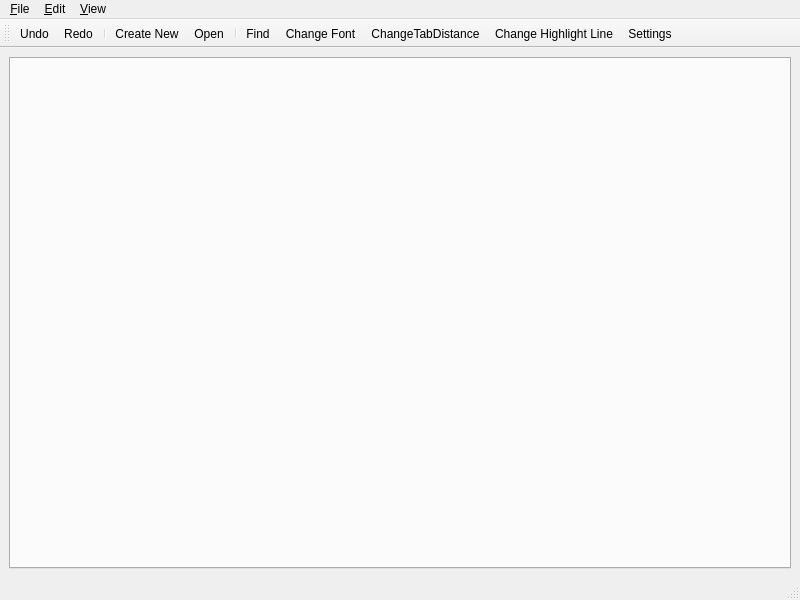
<?xml version="1.0" encoding="UTF-8"?>
<ui version="4.0">
 <class>MainWindow</class>
 <widget class="QMainWindow" name="MainWindow">
  <property name="geometry">
   <rect>
    <x>0</x>
    <y>0</y>
    <width>800</width>
    <height>600</height>
   </rect>
  </property>
  <property name="windowTitle">
   <string>MainWindow</string>
  </property>
  <property name="animated">
   <bool>true</bool>
  </property>
  <property name="documentMode">
   <bool>false</bool>
  </property>
  <widget class="QWidget" name="centralwidget">
   <property name="layoutDirection">
    <enum>Qt::LayoutDirection::LeftToRight</enum>
   </property>
   <layout class="QGridLayout" name="gridLayout">
    <item row="0" column="0">
     <widget class="QTabWidget" name="tabWidget">
      <property name="currentIndex">
       <number>-1</number>
      </property>
     </widget>
    </item>
   </layout>
  </widget>
  <widget class="QMenuBar" name="menubar">
   <property name="geometry">
    <rect>
     <x>0</x>
     <y>0</y>
     <width>800</width>
     <height>21</height>
    </rect>
   </property>
   <widget class="QMenu" name="menu_File">
    <property name="title">
     <string>&amp;File</string>
    </property>
    <addaction name="actionCreateNew"/>
    <addaction name="actionOpen"/>
    <addaction name="actionPrint"/>
   </widget>
   <widget class="QMenu" name="menu_Edit">
    <property name="title">
     <string>&amp;Edit</string>
    </property>
    <addaction name="actionUndo"/>
    <addaction name="actionRedo"/>
   </widget>
   <widget class="QMenu" name="menu_View">
    <property name="title">
     <string>&amp;View</string>
    </property>
   </widget>
   <addaction name="menu_File"/>
   <addaction name="menu_Edit"/>
   <addaction name="menu_View"/>
  </widget>
  <widget class="QStatusBar" name="statusbar"/>
  <widget class="QToolBar" name="toolBar">
   <property name="windowTitle">
    <string>toolBar</string>
   </property>
   <attribute name="toolBarArea">
    <enum>TopToolBarArea</enum>
   </attribute>
   <attribute name="toolBarBreak">
    <bool>false</bool>
   </attribute>
   <addaction name="actionUndo"/>
   <addaction name="actionRedo"/>
   <addaction name="separator"/>
   <addaction name="actionCreateNew"/>
   <addaction name="actionOpen"/>
   <addaction name="separator"/>
   <addaction name="actionFindReplace"/>
   <addaction name="actionChangeFont"/>
   <addaction name="actionChangeTabDistance"/>
   <addaction name="actionChangeHighlightLine"/>
   <addaction name="actionSettings"/>
  </widget>
  <action name="actionPrint">
   <property name="icon">
    <iconset>
     <normalon>:/icons/Yusuke-Kamiyamane-Fugue-Printer.16.png</normalon>
    </iconset>
   </property>
   <property name="text">
    <string>Print</string>
   </property>
  </action>
  <action name="actionCreateNew">
   <property name="icon">
    <iconset>
     <normalon>:/icons/Yusuke-Kamiyamane-Fugue-Blue-document-plus.16.png</normalon>
    </iconset>
   </property>
   <property name="text">
    <string>Create New</string>
   </property>
  </action>
  <action name="actionOpen">
   <property name="icon">
    <iconset>
     <normalon>:/icons/Yusuke-Kamiyamane-Fugue-Blue-folder-open-document.16.png</normalon>
    </iconset>
   </property>
   <property name="text">
    <string>Open</string>
   </property>
  </action>
  <action name="actionFindReplace">
   <property name="icon">
    <iconset>
     <normalon>:/icons/magnifier.png</normalon>
    </iconset>
   </property>
   <property name="text">
    <string>Find</string>
   </property>
   <property name="menuRole">
    <enum>QAction::MenuRole::NoRole</enum>
   </property>
  </action>
  <action name="actionUndo">
   <property name="icon">
    <iconset>
     <normalon>:/icons/undo.png</normalon>
    </iconset>
   </property>
   <property name="text">
    <string>Undo</string>
   </property>
   <property name="menuRole">
    <enum>QAction::MenuRole::NoRole</enum>
   </property>
  </action>
  <action name="actionRedo">
   <property name="icon">
    <iconset>
     <normalon>:/icons/redo.png</normalon>
    </iconset>
   </property>
   <property name="text">
    <string>Redo</string>
   </property>
   <property name="menuRole">
    <enum>QAction::MenuRole::NoRole</enum>
   </property>
  </action>
  <action name="actionChangeFont">
   <property name="icon">
    <iconset>
     <normalon>:/icons/edit-family.png</normalon>
    </iconset>
   </property>
   <property name="text">
    <string>Change Font</string>
   </property>
   <property name="menuRole">
    <enum>QAction::MenuRole::NoRole</enum>
   </property>
  </action>
  <action name="actionChangeTabDistance">
   <property name="icon">
    <iconset>
     <normalon>:/icons/change-tab-dist.png</normalon>
    </iconset>
   </property>
   <property name="text">
    <string>ChangeTabDistance</string>
   </property>
   <property name="menuRole">
    <enum>QAction::MenuRole::NoRole</enum>
   </property>
  </action>
  <action name="actionSettings">
   <property name="icon">
    <iconset resource="Resources.qrc">
     <normaloff>:/icons/gear-icon.png</normaloff>:/icons/gear-icon.png</iconset>
   </property>
   <property name="text">
    <string>Settings</string>
   </property>
   <property name="menuRole">
    <enum>QAction::MenuRole::NoRole</enum>
   </property>
  </action>
  <action name="actionChangeHighlightLine">
   <property name="icon">
    <iconset resource="Resources.qrc">
     <normaloff>:/icons/edit-rule-icon.png</normaloff>:/icons/edit-rule-icon.png</iconset>
   </property>
   <property name="text">
    <string>Change Highlight Line</string>
   </property>
   <property name="menuRole">
    <enum>QAction::MenuRole::NoRole</enum>
   </property>
  </action>
 </widget>
 <resources>
  <include location="Resources.qrc"/>
 </resources>
 <connections/>
</ui>
